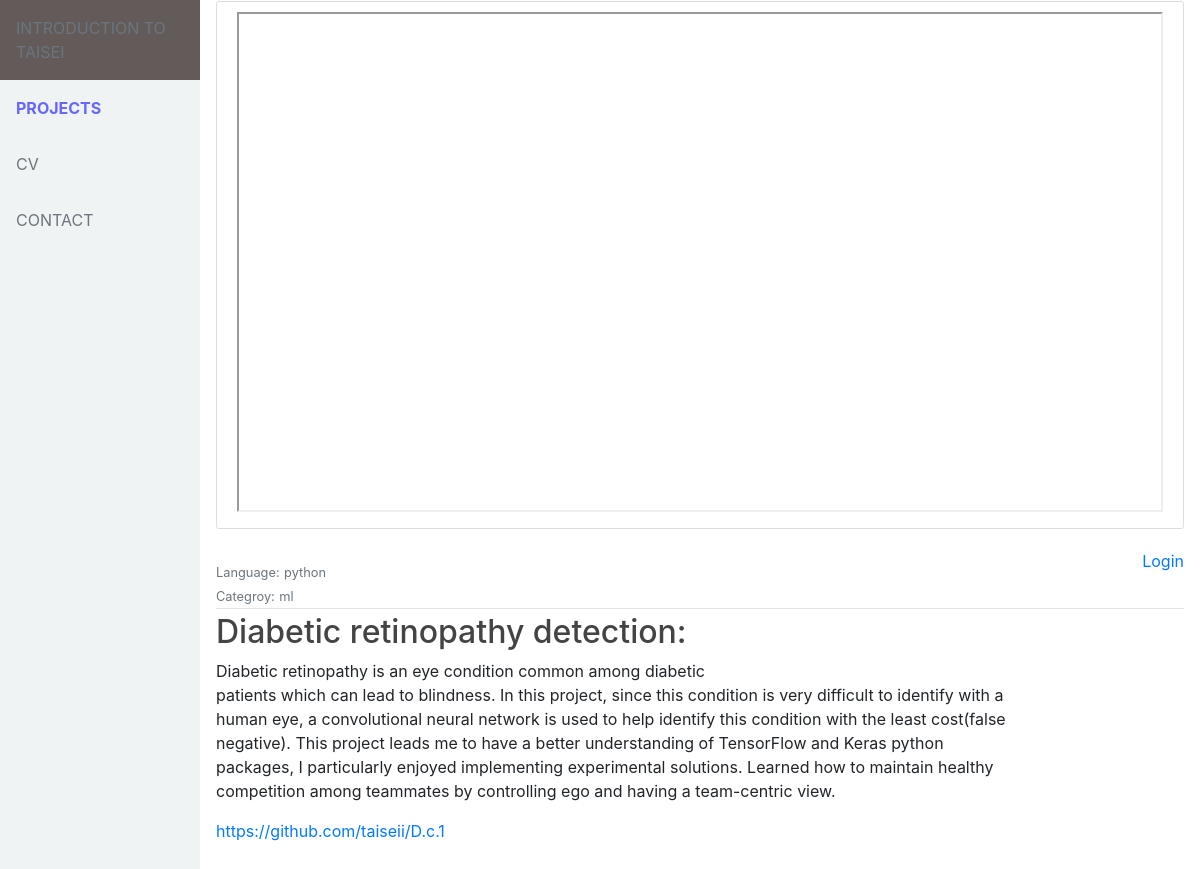
Page /projects on the earlier database version.
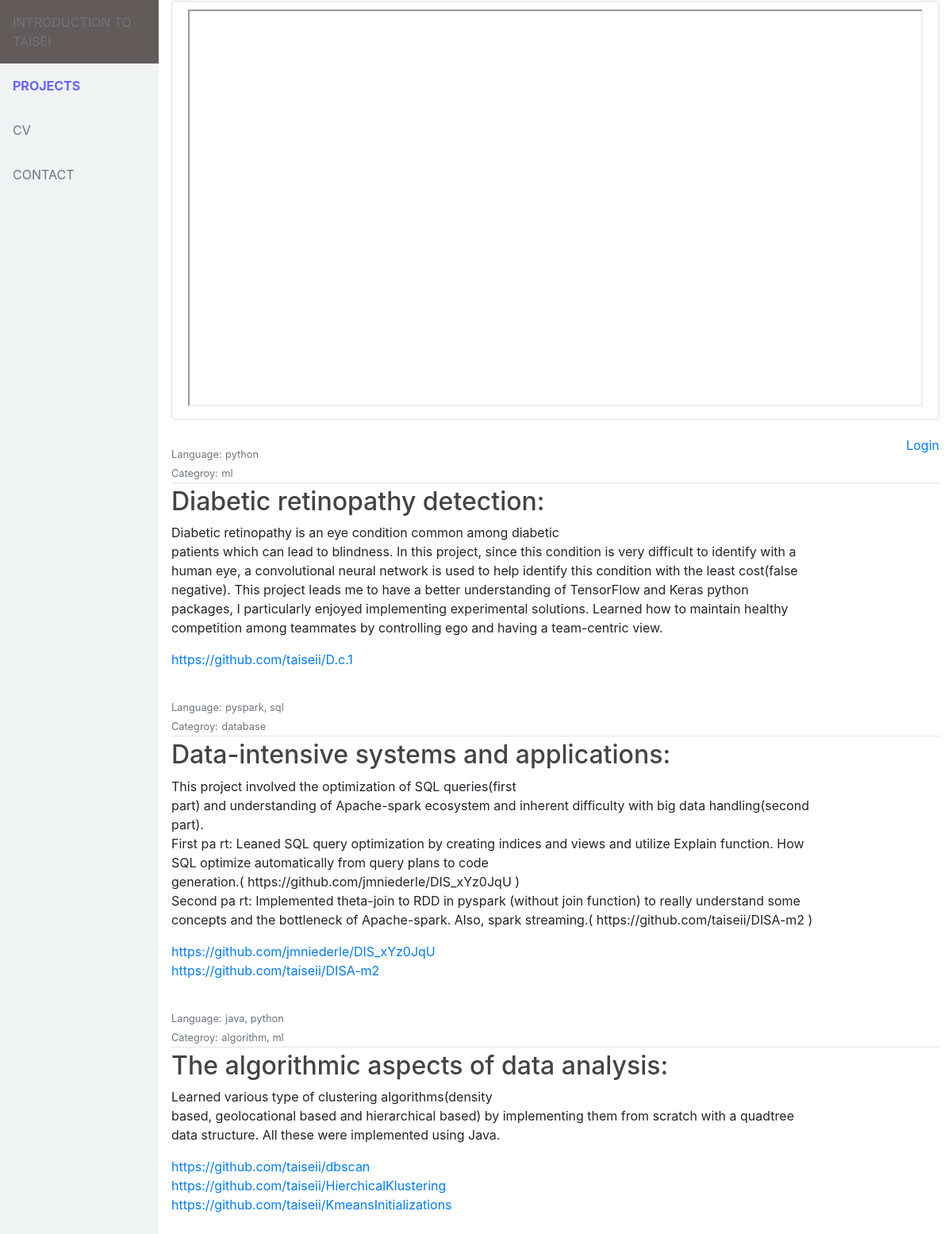
Same page on the later database version.
### flaskApp/models.py (models this page shows, shortened)
class Post(db.Model):
    id = db.Column(db.Integer, primary_key=True)
    title = db.Column(db.String(100), nullable=False)
    description = db.Column(db.Text, nullable=False)
    language = db.Column(db.Text, nullable=False)
    category = db.Column(db.Text, nullable=False)
    link = db.Column(db.String, nullable=False)
    user_id = db.Column(db.Integer, db.ForeignKey('user.id'), nullable=False)

### flaskApp/routes.py (the view)
@app.route('/projects')
def projects():
    posts = Post.query.all()
    return render_template('projects.html', page_id=1, posts=posts)

### flaskApp/templates/projects.html (shortened to what this page needs)
{% extends "layout.html" %}
{% block content %}
<div class="stats content-section">
    <div class="videowrapper">
      <iframe src="http://127.0.0.1:5000/dash/" width=100% height=500  ></iframe>
    </div>
</div>
{% if current_user.is_authenticated %}
<a class="ml-2" href="{{url_for('logout')}}"> Logout</a>
<a class="ml-2" href="{{url_for('new_project')}}">craete a project</a>
{% else %}
<div id='login'>
  <a class="ml-2" href="{{url_for('login')}}"> Login</a>
</div>
{% endif %}
{% for post in posts %}
<div class="wrapper">
<div class="media-body", style="padding-bottom:25px">
        <div class="article-metadata", style="padding-top:10px ">
         <b> <small class="text-muted">Language:</small></b>  <small class="text-muted">{{ post.language }}</small><br>
         <b> <small class="text-muted">Categroy:</small></b>  <small class="text-muted">{{ post.category }}</small>
        </div>
        <h2><a class="article-title" href="{{ url_for('a_project', project_id=post.id) }}">{{ post.title }}</a></h2>
        <p class="article-content">{{ post.description}}</p>
        {% set links = post.link.split(', ') %}
        {% for link in links %}
          <a class="mr-2" href="{{ link }}">{{ link }}</a><br>
        {% endfor %}
      </div>
    </div>
{% endfor %}
{% endblock content %}

### flaskApp/templates/layout.html (shortened to what this page needs)
<!DOCTYPE html>
<html>
<head>
    <link href="https://getbootstrap.com/docs/4.3/dist/css/bootstrap.min.css" rel="stylesheet"
>
    <link rel="stylesheet" , type="text/css" href="{{ url_for('static', filename='custom1.css') }}">
    <link rel="stylesheet" , type="text/css" href="{{ url_for('static', filename='main.css') }}">
    <link rel="stylesheet" href="https://cdnjs.cloudflare.com/ajax/libs/font-awesome/4.7.0/css/font-awesome.min.css">
</head>
<body>
    <div class="sidebar">
        {% if page_id == 0 %}
        <b> <a  href="{{url_for('home')}}"><font color=#004d00>  INTRODUCTION TO TAISEI </font></a> </b>
        {% else %}
    <a class="text-muted" href="{{url_for('home')}}">INTRODUCTION TO TAISEI</a>
        {% endif %}
        {% if page_id == 1 %}
        <b> <a href="{{ url_for('projects')}}"> <font color=#6666ff> PROJECTS </font> </a> </b>
        {% else %}
        <a class="text-muted" href="{{ url_for('projects')}}">PROJECTS</a>
        {% endif %}
        {% if page_id == 2 %}
        <b> <a  href="{{ url_for('cv')}}"><font color=#660033>  CV</font></a> </b>
        {% else %}
        <a class="text-muted" href="{{ url_for('cv')}}">CV</a>
        {% endif %}
        {% if page_id == 3 %}
        <b>  <a  href="{{ url_for('contact')}}"><font color=#0066ff> CONTACT</font></a> </b>
        {% else %}
        <a class="text-muted" href="{{ url_for('contact')}}">CONTACT</a>
        {% endif %}
    </div>
    <div class="content">
        {% block content %}
        {% endblock %}
    </div>
</body>
</body>
</html>

### flaskApp/static/custom1.css (style rules this page uses)
.sidebar { margin: 0; padding: 0; width: 200px; background-color: #f0f3f3; position: fixed; height: 100%; overflow: auto; }
.sidebar a { display: block; color: black; padding: 16px; text-decoration: none; }
div.content { margin-left: 200px; padding: 1px 16px; height: 1000px; }
#login { float:right; }

### flaskApp/static/main.css (style rules this page uses)
h1, h2, h3, h4, h5, h6 { color: #444444; }
.content-section { background: #ffffff; padding: 10px 20px; border: 1px solid #dddddd; border-radius: 3px; margin-bottom: 20px; }
.article-title { color: #444444; }
.article-content { white-space: pre-line; }
.article-metadata { padding-bottom: 1px; margin-bottom: 4px; border-bottom: 1px solid #e3e3e3 }

Differences in the rows shown:
added Post: language "pyspark, sql", category "database", title "Data-intensive systems and applications:", description "This project involved the optimization of SQL queries(first part) and understanding of Apache-spark ecosystem and inherent difficulty with big data handling(second part). First pa rt: Leaned SQL query optimization by creating indices and views and utilize Explain function. How SQL optimize automatically from query plans to code generation.( https://github.com/jmniederle/DIS_xYz0JqU ) Second pa rt: Implemented theta-join to RDD in pyspark (without join function) to really understand some concepts and the bottleneck of Apache-spark. Also, spark streaming.( https://github.com/taiseii/DISA-m2 )", links "https://github.com/jmniederle/DIS_xYz0JqU" "https://github.com/taiseii/DISA-m2"
added Post: language "java, python", category "algorithm, ml", title "The algorithmic aspects of data analysis:", description "Learned various type of clustering algorithms(density based, geolocational based and hierarchical based) by implementing them from scratch with a quadtree data structure. All these were implemented using Java.", links "https://github.com/taiseii/dbscan" "https://github.com/taiseii/HierchicalKlustering" "https://github.com/taiseii/KmeansInitializations"
